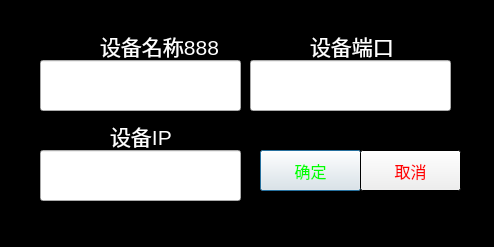
<?xml version="1.0" encoding="UTF-8"?>
<ui version="4.0">
 <class>Dialog</class>
 <widget class="QDialog" name="Dialog">
  <property name="windowModality">
   <enum>Qt::NonModal</enum>
  </property>
  <property name="geometry">
   <rect>
    <x>0</x>
    <y>0</y>
    <width>494</width>
    <height>247</height>
   </rect>
  </property>
  <property name="palette">
   <palette>
    <active>
     <colorrole role="Base">
      <brush brushstyle="SolidPattern">
       <color alpha="255">
        <red>255</red>
        <green>255</green>
        <blue>255</blue>
       </color>
      </brush>
     </colorrole>
     <colorrole role="Window">
      <brush brushstyle="SolidPattern">
       <color alpha="255">
        <red>0</red>
        <green>0</green>
        <blue>0</blue>
       </color>
      </brush>
     </colorrole>
    </active>
    <inactive>
     <colorrole role="Base">
      <brush brushstyle="SolidPattern">
       <color alpha="255">
        <red>255</red>
        <green>255</green>
        <blue>255</blue>
       </color>
      </brush>
     </colorrole>
     <colorrole role="Window">
      <brush brushstyle="SolidPattern">
       <color alpha="255">
        <red>0</red>
        <green>0</green>
        <blue>0</blue>
       </color>
      </brush>
     </colorrole>
    </inactive>
    <disabled>
     <colorrole role="Base">
      <brush brushstyle="SolidPattern">
       <color alpha="255">
        <red>0</red>
        <green>0</green>
        <blue>0</blue>
       </color>
      </brush>
     </colorrole>
     <colorrole role="Window">
      <brush brushstyle="SolidPattern">
       <color alpha="255">
        <red>0</red>
        <green>0</green>
        <blue>0</blue>
       </color>
      </brush>
     </colorrole>
    </disabled>
   </palette>
  </property>
  <property name="acceptDrops">
   <bool>false</bool>
  </property>
  <property name="windowTitle">
   <string>Dialog</string>
  </property>
  <property name="layoutDirection">
   <enum>Qt::LeftToRight</enum>
  </property>
  <property name="autoFillBackground">
   <bool>false</bool>
  </property>
  <property name="inputMethodHints">
   <set>Qt::ImhNone</set>
  </property>
  <property name="sizeGripEnabled">
   <bool>false</bool>
  </property>
  <property name="modal">
   <bool>true</bool>
  </property>
  <widget class="QLabel" name="label">
   <property name="geometry">
    <rect>
     <x>0</x>
     <y>10</y>
     <width>491</width>
     <height>231</height>
    </rect>
   </property>
   <property name="styleSheet">
    <string notr="true">QLabel { border-image:url(resource/static/square/square128.png);}
QLabel { background-color: transparent; }</string>
   </property>
   <property name="text">
    <string/>
   </property>
  </widget>
  <widget class="QPushButton" name="dialog_btn_ok">
   <property name="geometry">
    <rect>
     <x>260</x>
     <y>150</y>
     <width>101</width>
     <height>41</height>
    </rect>
   </property>
   <property name="palette">
    <palette>
     <active>
      <colorrole role="WindowText">
       <brush brushstyle="SolidPattern">
        <color alpha="255">
         <red>0</red>
         <green>255</green>
         <blue>0</blue>
        </color>
       </brush>
      </colorrole>
      <colorrole role="Text">
       <brush brushstyle="SolidPattern">
        <color alpha="255">
         <red>0</red>
         <green>255</green>
         <blue>0</blue>
        </color>
       </brush>
      </colorrole>
      <colorrole role="ButtonText">
       <brush brushstyle="SolidPattern">
        <color alpha="255">
         <red>0</red>
         <green>255</green>
         <blue>0</blue>
        </color>
       </brush>
      </colorrole>
      <colorrole role="PlaceholderText">
       <brush brushstyle="SolidPattern">
        <color alpha="128">
         <red>0</red>
         <green>255</green>
         <blue>0</blue>
        </color>
       </brush>
      </colorrole>
     </active>
     <inactive>
      <colorrole role="WindowText">
       <brush brushstyle="SolidPattern">
        <color alpha="255">
         <red>0</red>
         <green>255</green>
         <blue>0</blue>
        </color>
       </brush>
      </colorrole>
      <colorrole role="Text">
       <brush brushstyle="SolidPattern">
        <color alpha="255">
         <red>0</red>
         <green>255</green>
         <blue>0</blue>
        </color>
       </brush>
      </colorrole>
      <colorrole role="ButtonText">
       <brush brushstyle="SolidPattern">
        <color alpha="255">
         <red>0</red>
         <green>255</green>
         <blue>0</blue>
        </color>
       </brush>
      </colorrole>
      <colorrole role="PlaceholderText">
       <brush brushstyle="SolidPattern">
        <color alpha="128">
         <red>0</red>
         <green>255</green>
         <blue>0</blue>
        </color>
       </brush>
      </colorrole>
     </inactive>
     <disabled>
      <colorrole role="WindowText">
       <brush brushstyle="SolidPattern">
        <color alpha="255">
         <red>120</red>
         <green>120</green>
         <blue>120</blue>
        </color>
       </brush>
      </colorrole>
      <colorrole role="Text">
       <brush brushstyle="SolidPattern">
        <color alpha="255">
         <red>120</red>
         <green>120</green>
         <blue>120</blue>
        </color>
       </brush>
      </colorrole>
      <colorrole role="ButtonText">
       <brush brushstyle="SolidPattern">
        <color alpha="255">
         <red>120</red>
         <green>120</green>
         <blue>120</blue>
        </color>
       </brush>
      </colorrole>
      <colorrole role="PlaceholderText">
       <brush brushstyle="SolidPattern">
        <color alpha="128">
         <red>0</red>
         <green>0</green>
         <blue>0</blue>
        </color>
       </brush>
      </colorrole>
     </disabled>
    </palette>
   </property>
   <property name="font">
    <font>
     <family>Agency FB</family>
     <pointsize>12</pointsize>
    </font>
   </property>
   <property name="styleSheet">
    <string notr="true">QPushButton{ border-image: url(resource/static/button/up/6.png); }
QPushButton:pressed{ border-image: url(resource/static/button/press/6_press.png); }</string>
   </property>
   <property name="text">
    <string>确定</string>
   </property>
  </widget>
  <widget class="QPushButton" name="dialog_btn_cancel">
   <property name="geometry">
    <rect>
     <x>360</x>
     <y>150</y>
     <width>101</width>
     <height>41</height>
    </rect>
   </property>
   <property name="palette">
    <palette>
     <active>
      <colorrole role="ButtonText">
       <brush brushstyle="SolidPattern">
        <color alpha="255">
         <red>255</red>
         <green>0</green>
         <blue>0</blue>
        </color>
       </brush>
      </colorrole>
     </active>
     <inactive>
      <colorrole role="ButtonText">
       <brush brushstyle="SolidPattern">
        <color alpha="255">
         <red>255</red>
         <green>0</green>
         <blue>0</blue>
        </color>
       </brush>
      </colorrole>
     </inactive>
     <disabled>
      <colorrole role="ButtonText">
       <brush brushstyle="SolidPattern">
        <color alpha="255">
         <red>120</red>
         <green>120</green>
         <blue>120</blue>
        </color>
       </brush>
      </colorrole>
     </disabled>
    </palette>
   </property>
   <property name="font">
    <font>
     <family>Agency FB</family>
     <pointsize>12</pointsize>
    </font>
   </property>
   <property name="styleSheet">
    <string notr="true">QPushButton{ border-image: url(resource/static/button/up/7.png); }
QPushButton:pressed{ border-image: url(resource/static/button/press/7_press.png); }</string>
   </property>
   <property name="text">
    <string>取消</string>
   </property>
  </widget>
  <widget class="QLineEdit" name="dialog_edit_dev_name">
   <property name="geometry">
    <rect>
     <x>40</x>
     <y>60</y>
     <width>201</width>
     <height>51</height>
    </rect>
   </property>
   <property name="palette">
    <palette>
     <active>
      <colorrole role="Text">
       <brush brushstyle="SolidPattern">
        <color alpha="255">
         <red>255</red>
         <green>255</green>
         <blue>255</blue>
        </color>
       </brush>
      </colorrole>
      <colorrole role="PlaceholderText">
       <brush brushstyle="SolidPattern">
        <color alpha="128">
         <red>255</red>
         <green>255</green>
         <blue>255</blue>
        </color>
       </brush>
      </colorrole>
     </active>
     <inactive>
      <colorrole role="Text">
       <brush brushstyle="SolidPattern">
        <color alpha="255">
         <red>255</red>
         <green>255</green>
         <blue>255</blue>
        </color>
       </brush>
      </colorrole>
      <colorrole role="PlaceholderText">
       <brush brushstyle="SolidPattern">
        <color alpha="128">
         <red>255</red>
         <green>255</green>
         <blue>255</blue>
        </color>
       </brush>
      </colorrole>
     </inactive>
     <disabled>
      <colorrole role="Text">
       <brush brushstyle="SolidPattern">
        <color alpha="255">
         <red>120</red>
         <green>120</green>
         <blue>120</blue>
        </color>
       </brush>
      </colorrole>
      <colorrole role="PlaceholderText">
       <brush brushstyle="SolidPattern">
        <color alpha="128">
         <red>0</red>
         <green>0</green>
         <blue>0</blue>
        </color>
       </brush>
      </colorrole>
     </disabled>
    </palette>
   </property>
   <property name="font">
    <font>
     <family>Arial</family>
     <pointsize>16</pointsize>
    </font>
   </property>
   <property name="cursor">
    <cursorShape>IBeamCursor</cursorShape>
   </property>
   <property name="styleSheet">
    <string notr="true">QLineEdit::center QTextCursor { text-align: center; }
QLineEdit::center { text-align: center; }
QLineEdit { border-image: url(resource/dynamic/square/31.gif);}</string>
   </property>
   <property name="alignment">
    <set>Qt::AlignCenter</set>
   </property>
  </widget>
  <widget class="QLineEdit" name="dialog_edit_port">
   <property name="geometry">
    <rect>
     <x>250</x>
     <y>60</y>
     <width>201</width>
     <height>51</height>
    </rect>
   </property>
   <property name="palette">
    <palette>
     <active>
      <colorrole role="Text">
       <brush brushstyle="SolidPattern">
        <color alpha="255">
         <red>255</red>
         <green>255</green>
         <blue>255</blue>
        </color>
       </brush>
      </colorrole>
      <colorrole role="PlaceholderText">
       <brush brushstyle="SolidPattern">
        <color alpha="128">
         <red>255</red>
         <green>255</green>
         <blue>255</blue>
        </color>
       </brush>
      </colorrole>
     </active>
     <inactive>
      <colorrole role="Text">
       <brush brushstyle="SolidPattern">
        <color alpha="255">
         <red>255</red>
         <green>255</green>
         <blue>255</blue>
        </color>
       </brush>
      </colorrole>
      <colorrole role="PlaceholderText">
       <brush brushstyle="SolidPattern">
        <color alpha="128">
         <red>255</red>
         <green>255</green>
         <blue>255</blue>
        </color>
       </brush>
      </colorrole>
     </inactive>
     <disabled>
      <colorrole role="Text">
       <brush brushstyle="SolidPattern">
        <color alpha="255">
         <red>120</red>
         <green>120</green>
         <blue>120</blue>
        </color>
       </brush>
      </colorrole>
      <colorrole role="PlaceholderText">
       <brush brushstyle="SolidPattern">
        <color alpha="128">
         <red>0</red>
         <green>0</green>
         <blue>0</blue>
        </color>
       </brush>
      </colorrole>
     </disabled>
    </palette>
   </property>
   <property name="font">
    <font>
     <family>Arial</family>
     <pointsize>16</pointsize>
    </font>
   </property>
   <property name="cursor">
    <cursorShape>IBeamCursor</cursorShape>
   </property>
   <property name="styleSheet">
    <string notr="true">QLineEdit::center QTextCursor { text-align: center; }
QLineEdit::center { text-align: center; }
QLineEdit { border-image: url(resource/dynamic/square/31.gif);}</string>
   </property>
   <property name="alignment">
    <set>Qt::AlignCenter</set>
   </property>
  </widget>
  <widget class="QLineEdit" name="dialog_edit_ip">
   <property name="geometry">
    <rect>
     <x>40</x>
     <y>150</y>
     <width>201</width>
     <height>51</height>
    </rect>
   </property>
   <property name="palette">
    <palette>
     <active>
      <colorrole role="Text">
       <brush brushstyle="SolidPattern">
        <color alpha="255">
         <red>255</red>
         <green>255</green>
         <blue>255</blue>
        </color>
       </brush>
      </colorrole>
      <colorrole role="PlaceholderText">
       <brush brushstyle="SolidPattern">
        <color alpha="128">
         <red>255</red>
         <green>255</green>
         <blue>255</blue>
        </color>
       </brush>
      </colorrole>
     </active>
     <inactive>
      <colorrole role="Text">
       <brush brushstyle="SolidPattern">
        <color alpha="255">
         <red>255</red>
         <green>255</green>
         <blue>255</blue>
        </color>
       </brush>
      </colorrole>
      <colorrole role="PlaceholderText">
       <brush brushstyle="SolidPattern">
        <color alpha="128">
         <red>255</red>
         <green>255</green>
         <blue>255</blue>
        </color>
       </brush>
      </colorrole>
     </inactive>
     <disabled>
      <colorrole role="Text">
       <brush brushstyle="SolidPattern">
        <color alpha="255">
         <red>120</red>
         <green>120</green>
         <blue>120</blue>
        </color>
       </brush>
      </colorrole>
      <colorrole role="PlaceholderText">
       <brush brushstyle="SolidPattern">
        <color alpha="128">
         <red>0</red>
         <green>0</green>
         <blue>0</blue>
        </color>
       </brush>
      </colorrole>
     </disabled>
    </palette>
   </property>
   <property name="font">
    <font>
     <family>Arial</family>
     <pointsize>16</pointsize>
    </font>
   </property>
   <property name="cursor">
    <cursorShape>IBeamCursor</cursorShape>
   </property>
   <property name="styleSheet">
    <string notr="true">QLineEdit::center QTextCursor { text-align: center; }
QLineEdit::center { text-align: center; }
QLineEdit { border-image: url(resource/dynamic/square/31.gif);}</string>
   </property>
   <property name="alignment">
    <set>Qt::AlignCenter</set>
   </property>
  </widget>
  <widget class="QLabel" name="dialog_label_dev_name">
   <property name="geometry">
    <rect>
     <x>100</x>
     <y>30</y>
     <width>121</width>
     <height>31</height>
    </rect>
   </property>
   <property name="palette">
    <palette>
     <active>
      <colorrole role="WindowText">
       <brush brushstyle="SolidPattern">
        <color alpha="255">
         <red>255</red>
         <green>255</green>
         <blue>255</blue>
        </color>
       </brush>
      </colorrole>
      <colorrole role="Text">
       <brush brushstyle="SolidPattern">
        <color alpha="255">
         <red>255</red>
         <green>255</green>
         <blue>255</blue>
        </color>
       </brush>
      </colorrole>
      <colorrole role="PlaceholderText">
       <brush brushstyle="SolidPattern">
        <color alpha="128">
         <red>255</red>
         <green>255</green>
         <blue>255</blue>
        </color>
       </brush>
      </colorrole>
     </active>
     <inactive>
      <colorrole role="WindowText">
       <brush brushstyle="SolidPattern">
        <color alpha="255">
         <red>255</red>
         <green>255</green>
         <blue>255</blue>
        </color>
       </brush>
      </colorrole>
      <colorrole role="Text">
       <brush brushstyle="SolidPattern">
        <color alpha="255">
         <red>255</red>
         <green>255</green>
         <blue>255</blue>
        </color>
       </brush>
      </colorrole>
      <colorrole role="PlaceholderText">
       <brush brushstyle="SolidPattern">
        <color alpha="128">
         <red>255</red>
         <green>255</green>
         <blue>255</blue>
        </color>
       </brush>
      </colorrole>
     </inactive>
     <disabled>
      <colorrole role="WindowText">
       <brush brushstyle="SolidPattern">
        <color alpha="255">
         <red>120</red>
         <green>120</green>
         <blue>120</blue>
        </color>
       </brush>
      </colorrole>
      <colorrole role="Text">
       <brush brushstyle="SolidPattern">
        <color alpha="255">
         <red>120</red>
         <green>120</green>
         <blue>120</blue>
        </color>
       </brush>
      </colorrole>
      <colorrole role="PlaceholderText">
       <brush brushstyle="SolidPattern">
        <color alpha="128">
         <red>0</red>
         <green>0</green>
         <blue>0</blue>
        </color>
       </brush>
      </colorrole>
     </disabled>
    </palette>
   </property>
   <property name="font">
    <font>
     <family>Arial</family>
     <pointsize>16</pointsize>
    </font>
   </property>
   <property name="text">
    <string>设备名称888</string>
   </property>
   <property name="scaledContents">
    <bool>false</bool>
   </property>
  </widget>
  <widget class="QLabel" name="dialog_label_ip">
   <property name="geometry">
    <rect>
     <x>110</x>
     <y>120</y>
     <width>71</width>
     <height>31</height>
    </rect>
   </property>
   <property name="palette">
    <palette>
     <active>
      <colorrole role="WindowText">
       <brush brushstyle="SolidPattern">
        <color alpha="255">
         <red>255</red>
         <green>255</green>
         <blue>255</blue>
        </color>
       </brush>
      </colorrole>
      <colorrole role="Text">
       <brush brushstyle="SolidPattern">
        <color alpha="255">
         <red>255</red>
         <green>255</green>
         <blue>255</blue>
        </color>
       </brush>
      </colorrole>
      <colorrole role="PlaceholderText">
       <brush brushstyle="SolidPattern">
        <color alpha="128">
         <red>255</red>
         <green>255</green>
         <blue>255</blue>
        </color>
       </brush>
      </colorrole>
     </active>
     <inactive>
      <colorrole role="WindowText">
       <brush brushstyle="SolidPattern">
        <color alpha="255">
         <red>255</red>
         <green>255</green>
         <blue>255</blue>
        </color>
       </brush>
      </colorrole>
      <colorrole role="Text">
       <brush brushstyle="SolidPattern">
        <color alpha="255">
         <red>255</red>
         <green>255</green>
         <blue>255</blue>
        </color>
       </brush>
      </colorrole>
      <colorrole role="PlaceholderText">
       <brush brushstyle="SolidPattern">
        <color alpha="128">
         <red>255</red>
         <green>255</green>
         <blue>255</blue>
        </color>
       </brush>
      </colorrole>
     </inactive>
     <disabled>
      <colorrole role="WindowText">
       <brush brushstyle="SolidPattern">
        <color alpha="255">
         <red>120</red>
         <green>120</green>
         <blue>120</blue>
        </color>
       </brush>
      </colorrole>
      <colorrole role="Text">
       <brush brushstyle="SolidPattern">
        <color alpha="255">
         <red>120</red>
         <green>120</green>
         <blue>120</blue>
        </color>
       </brush>
      </colorrole>
      <colorrole role="PlaceholderText">
       <brush brushstyle="SolidPattern">
        <color alpha="128">
         <red>0</red>
         <green>0</green>
         <blue>0</blue>
        </color>
       </brush>
      </colorrole>
     </disabled>
    </palette>
   </property>
   <property name="font">
    <font>
     <family>Arial</family>
     <pointsize>16</pointsize>
    </font>
   </property>
   <property name="text">
    <string>设备IP</string>
   </property>
   <property name="scaledContents">
    <bool>false</bool>
   </property>
  </widget>
  <widget class="QLabel" name="dialog_label_port">
   <property name="geometry">
    <rect>
     <x>310</x>
     <y>30</y>
     <width>91</width>
     <height>31</height>
    </rect>
   </property>
   <property name="palette">
    <palette>
     <active>
      <colorrole role="WindowText">
       <brush brushstyle="SolidPattern">
        <color alpha="255">
         <red>255</red>
         <green>255</green>
         <blue>255</blue>
        </color>
       </brush>
      </colorrole>
      <colorrole role="Text">
       <brush brushstyle="SolidPattern">
        <color alpha="255">
         <red>255</red>
         <green>255</green>
         <blue>255</blue>
        </color>
       </brush>
      </colorrole>
      <colorrole role="PlaceholderText">
       <brush brushstyle="SolidPattern">
        <color alpha="128">
         <red>255</red>
         <green>255</green>
         <blue>255</blue>
        </color>
       </brush>
      </colorrole>
     </active>
     <inactive>
      <colorrole role="WindowText">
       <brush brushstyle="SolidPattern">
        <color alpha="255">
         <red>255</red>
         <green>255</green>
         <blue>255</blue>
        </color>
       </brush>
      </colorrole>
      <colorrole role="Text">
       <brush brushstyle="SolidPattern">
        <color alpha="255">
         <red>255</red>
         <green>255</green>
         <blue>255</blue>
        </color>
       </brush>
      </colorrole>
      <colorrole role="PlaceholderText">
       <brush brushstyle="SolidPattern">
        <color alpha="128">
         <red>255</red>
         <green>255</green>
         <blue>255</blue>
        </color>
       </brush>
      </colorrole>
     </inactive>
     <disabled>
      <colorrole role="WindowText">
       <brush brushstyle="SolidPattern">
        <color alpha="255">
         <red>120</red>
         <green>120</green>
         <blue>120</blue>
        </color>
       </brush>
      </colorrole>
      <colorrole role="Text">
       <brush brushstyle="SolidPattern">
        <color alpha="255">
         <red>120</red>
         <green>120</green>
         <blue>120</blue>
        </color>
       </brush>
      </colorrole>
      <colorrole role="PlaceholderText">
       <brush brushstyle="SolidPattern">
        <color alpha="128">
         <red>0</red>
         <green>0</green>
         <blue>0</blue>
        </color>
       </brush>
      </colorrole>
     </disabled>
    </palette>
   </property>
   <property name="font">
    <font>
     <family>Arial</family>
     <pointsize>16</pointsize>
    </font>
   </property>
   <property name="text">
    <string>设备端口</string>
   </property>
   <property name="scaledContents">
    <bool>false</bool>
   </property>
  </widget>
  <zorder>label</zorder>
  <zorder>dialog_btn_ok</zorder>
  <zorder>dialog_btn_cancel</zorder>
  <zorder>dialog_label_dev_name</zorder>
  <zorder>dialog_label_ip</zorder>
  <zorder>dialog_label_port</zorder>
  <zorder>dialog_edit_dev_name</zorder>
  <zorder>dialog_edit_port</zorder>
  <zorder>dialog_edit_ip</zorder>
 </widget>
 <resources/>
 <connections/>
</ui>
